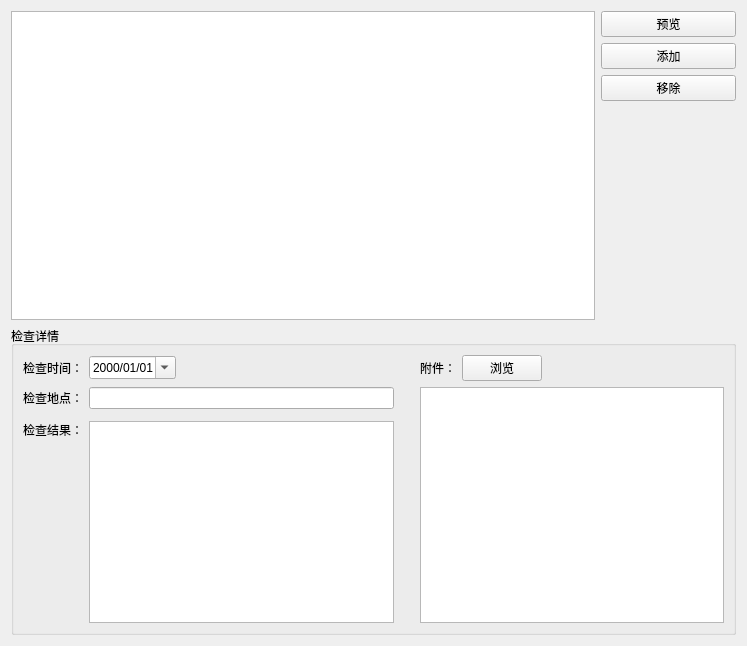
<?xml version="1.0" encoding="UTF-8"?>
<ui version="4.0">
 <class>ExamineWidget</class>
 <widget class="QWidget" name="ExamineWidget">
  <property name="geometry">
   <rect>
    <x>0</x>
    <y>0</y>
    <width>747</width>
    <height>646</height>
   </rect>
  </property>
  <property name="windowTitle">
   <string>Form</string>
  </property>
  <layout class="QVBoxLayout" name="verticalLayout_3">
   <item>
    <layout class="QHBoxLayout" name="horizontalLayout_4">
     <item>
      <widget class="QTreeView" name="treeView"/>
     </item>
     <item>
      <widget class="QWidget" name="widget" native="true">
       <property name="minimumSize">
        <size>
         <width>135</width>
         <height>0</height>
        </size>
       </property>
       <layout class="QVBoxLayout" name="verticalLayout_2">
        <property name="leftMargin">
         <number>0</number>
        </property>
        <property name="topMargin">
         <number>0</number>
        </property>
        <property name="rightMargin">
         <number>0</number>
        </property>
        <property name="bottomMargin">
         <number>0</number>
        </property>
        <item>
         <widget class="QPushButton" name="previewButton">
          <property name="text">
           <string>预览</string>
          </property>
         </widget>
        </item>
        <item>
         <widget class="QPushButton" name="addButton">
          <property name="text">
           <string>添加</string>
          </property>
         </widget>
        </item>
        <item>
         <widget class="QPushButton" name="removeButton">
          <property name="text">
           <string>移除</string>
          </property>
         </widget>
        </item>
        <item>
         <spacer name="verticalSpacer_2">
          <property name="orientation">
           <enum>Qt::Vertical</enum>
          </property>
          <property name="sizeHint" stdset="0">
           <size>
            <width>20</width>
            <height>40</height>
           </size>
          </property>
         </spacer>
        </item>
       </layout>
      </widget>
     </item>
    </layout>
   </item>
   <item>
    <widget class="QGroupBox" name="groupBox">
     <property name="title">
      <string>检查详情</string>
     </property>
     <layout class="QGridLayout" name="gridLayout">
      <item row="4" column="1">
       <widget class="QPlainTextEdit" name="examResText"/>
      </item>
      <item row="4" column="0">
       <layout class="QVBoxLayout" name="verticalLayout">
        <item>
         <widget class="QLabel" name="label_3">
          <property name="text">
           <string>检查结果：</string>
          </property>
         </widget>
        </item>
        <item>
         <spacer name="verticalSpacer">
          <property name="orientation">
           <enum>Qt::Vertical</enum>
          </property>
          <property name="sizeHint" stdset="0">
           <size>
            <width>20</width>
            <height>40</height>
           </size>
          </property>
         </spacer>
        </item>
       </layout>
      </item>
      <item row="2" column="0" colspan="2">
       <layout class="QHBoxLayout" name="horizontalLayout_3">
        <item>
         <widget class="QLabel" name="label_2">
          <property name="text">
           <string>检查地点：</string>
          </property>
         </widget>
        </item>
        <item>
         <widget class="QLineEdit" name="placeLE"/>
        </item>
       </layout>
      </item>
      <item row="4" column="2">
       <spacer name="horizontalSpacer">
        <property name="orientation">
         <enum>Qt::Horizontal</enum>
        </property>
        <property name="sizeType">
         <enum>QSizePolicy::Minimum</enum>
        </property>
        <property name="sizeHint" stdset="0">
         <size>
          <width>20</width>
          <height>20</height>
         </size>
        </property>
       </spacer>
      </item>
      <item row="1" column="3">
       <layout class="QHBoxLayout" name="horizontalLayout">
        <item>
         <widget class="QLabel" name="label_4">
          <property name="text">
           <string>附件：</string>
          </property>
         </widget>
        </item>
        <item>
         <widget class="QPushButton" name="browseFileButton">
          <property name="text">
           <string>浏览</string>
          </property>
         </widget>
        </item>
        <item>
         <spacer name="horizontalSpacer_2">
          <property name="orientation">
           <enum>Qt::Horizontal</enum>
          </property>
          <property name="sizeHint" stdset="0">
           <size>
            <width>40</width>
            <height>20</height>
           </size>
          </property>
         </spacer>
        </item>
       </layout>
      </item>
      <item row="2" column="3" rowspan="3">
       <widget class="QTreeView" name="fileTreeView"/>
      </item>
      <item row="1" column="0" colspan="2">
       <layout class="QHBoxLayout" name="horizontalLayout_2">
        <item>
         <widget class="QLabel" name="label">
          <property name="text">
           <string>检查时间：</string>
          </property>
         </widget>
        </item>
        <item>
         <widget class="QDateEdit" name="dateEdit">
          <property name="displayFormat">
           <string>yyyy/MM/dd</string>
          </property>
          <property name="calendarPopup">
           <bool>true</bool>
          </property>
         </widget>
        </item>
        <item>
         <spacer name="horizontalSpacer_3">
          <property name="orientation">
           <enum>Qt::Horizontal</enum>
          </property>
          <property name="sizeHint" stdset="0">
           <size>
            <width>40</width>
            <height>20</height>
           </size>
          </property>
         </spacer>
        </item>
       </layout>
      </item>
     </layout>
    </widget>
   </item>
  </layout>
 </widget>
 <resources/>
 <connections/>
</ui>
